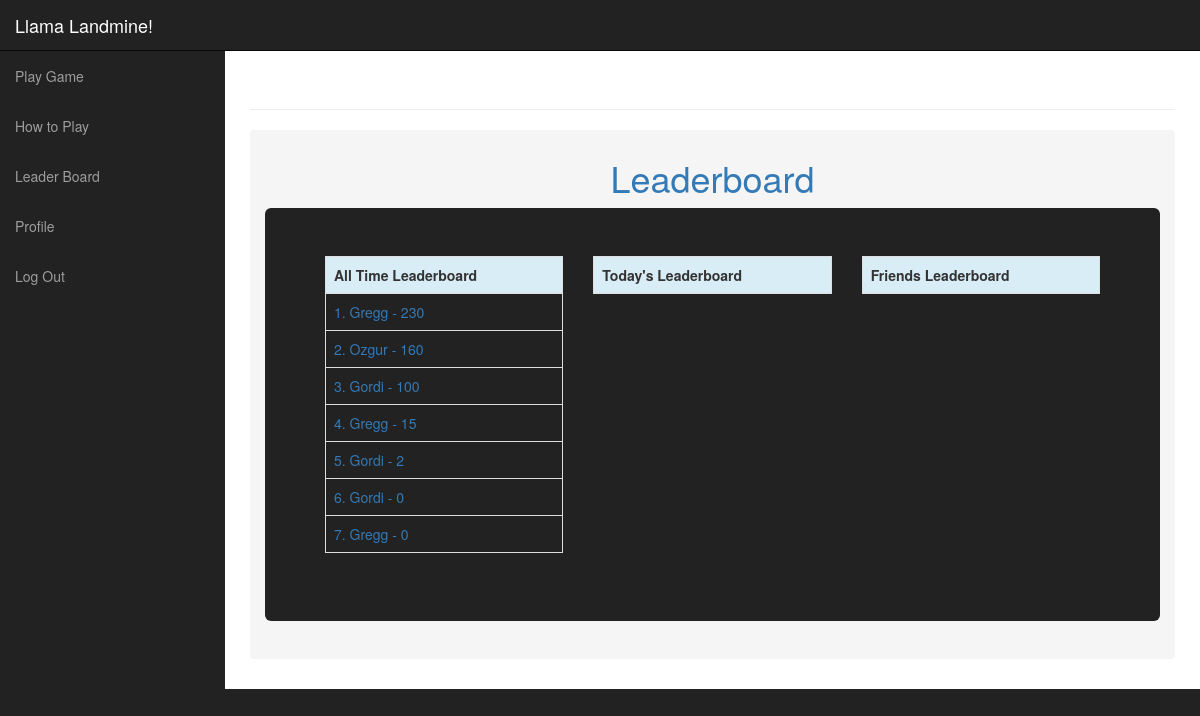
The app's page /llamalandmine/leaderboard/ with its own data.
### llamalandmine/models.py (models this page shows, shortened)
class Game(models.Model):
    level = models.CharField(max_length=6)
    was_won = models.BooleanField(default=False)
    score = models.IntegerField(default=0)
    time_taken = models.IntegerField(default=0)
    date_played = models.DateField(default=datetime.now())
    user = models.ForeignKey(RegisteredUser, related_name="game")

class RegisteredUser(models.Model):
    user = models.OneToOneField(User)
    picture = models.ImageField(blank=True)
    earned_badges = models.ManyToManyField(Badge, through='UserBadge')
    friends = models.ManyToManyField("self", symmetrical=False, through='UserFriend')
    def user_name(self):
        return self.user.username

### llamalandmine/views.py (the view)
def leaderboard(request):
    todaygames = list(Game.objects.filter(date_played=datetime.now()).order_by('-score')[:20])
    alltimegames = list(Game.objects.all().order_by('-score')[:20])
    try:
        user = RegisteredUser.objects.get(user=request.user.id)
        friendlist = UserFriend.objects.filter(user=user)
        if not friendlist:
            friendsgames = []
        else:
            friendsgames = list(Game.objects.filter(friendlist).order_by('-score')[:20])
    except RegisteredUser.DoesNotExist:
        friendsgames = []
    context_dict = {
        "todaylist" : todaygames,
        "alltimelist" : alltimegames,
        "friendslist" : friendsgames
    }
    return render(request, 'leaderboard.html', context_dict)

### templates/leaderboard.html (shortened to what this page needs)
{% extends "basic.html" %}
{% load staticfiles %}
{% block body %}
<div id = "tables">
 <h1 class="text-center  text-primary">Leaderboard</h1>
	<div class="jumbotron" style="background-color:#222;">
 <div class="row">
  <div class="col-sm-4">
<div id = "alltime"class="table-responsive ">
		<table class="table table-bordered table-hover ">
		<tr>
		<th class=" info">All Time Leaderboard</th>
		</tr>
        {% for entry in alltimelist %}
		    <tr>
                <td class="text-primary text-capitalize">{{ forloop.counter }}.
                    <a href='{% url 'profile' entry.user.user_name %}'>
                        {{ entry.user.user_name }}</a> - {{ entry.score }}</td>
		    </tr>
        {% endfor %}
		</table>
	</div>
      </div>
  <div class="col-sm-4">
           <div id = "today" class="table-responsive ">
		<table class="table table-bordered table-hover ">
		<tr>
		<th class="info">Today's Leaderboard</th>
		</tr>
		</table>
	</div>
     </div>
  <div class="col-sm-4">
        <div id = "friends" class="table-responsive ">
		<table class="table table-bordered table-hover ">
		<tr>
		<th class="info">Friends Leaderboard</th>
		</tr>
		</table>
	</div>
       </div>
</div>
</div>
</div>
{% endblock %}

### templates/basic.html (shortened to what this page needs)
<!DOCTYPE html>
<html lang="en">
{% load staticfiles %}
<head>
    <link href="{%  static "css/bootstrap.min.css" %}" rel="stylesheet">
    <link href="{%  static "css/sb-admin.css" %}" rel="stylesheet">
    <link href="{% static "fonts/font-awesome.min.css" %}" rel="stylesheet" type="text/css">
</head>
<body>
    {% block sidebar %}
    <div id="wrapper">
        <nav class="navbar navbar-inverse navbar-fixed-top" role="navigation">
            <div class="navbar-header">
                <a class="navbar-brand" href="{% url "home" %}">Llama Landmine!</a>
            </div>
            <div class="collapse navbar-collapse navbar-ex1-collapse">
                <ul class="nav navbar-nav side-nav">
                    <li>
                        <a href="javascript:" data-toggle="collapse" data-target="#demo"> Play Game</a>
                    </li>
                    <li>
                        <a href="{% url "how_to" %}"> How to Play</a>
                    </li>
                    <li>
                        <a href="{% url "leaderboard" %}"> Leader Board</a>
                    </li>
                    <li>
                        {% if user.is_authenticated %}
                            <a href="{% url "profile" user.username %}">Profile</a>
                        {% else %}
                            <a href="{% url "view_profile" %}"> Profile</a>
                        {% endif %}
                    </li>
                    <li>
                        <a href="{% url "home" %}"> Log Out</a>
                    </li>
                </ul>
            </div>
        </nav>
    {% endblock %}
        <div id="page-wrapper">
            <div class="container-fluid">
                <div class="row">
                    <div class="col-lg-12">
                        <h1 class="page-header">
                        </h1>
                        <ol class="breadcrumb">
                                {% block body %} {% endblock %}
                        </ol>
                    </div>
                </div>
            </div>
        </div>
    </div>
</body>
</html>

### static/CSS/sb-admin.css (style rules this page uses)
body { margin-top: 100px; background-color: #222; }
@media (min-width:768px) { body { margin-top: 50px; } }
#wrapper { padding-left: 0; }
#page-wrapper { width: 100%; padding: 0; background-color: #fff; }
@media (min-width:768px) { #wrapper { padding-left: 225px; } }
@media (min-width:768px) { #page-wrapper { padding: 10px; } }
@media (min-width:768px) { .side-nav { position: fixed; top: 51px; left: 225px; width: 225px; margin-left: -225px; border: none; border-radius: 0; overflow-y: auto; background-color: #222; bottom: 0; overflow-x: hidden; padding-bottom: 40px; } }
@media (min-width:768px) { .side-nav>li>a { width: 225px; } }

### records on screen
Game: user.user_name "Gregg", score "230"
Game: user.user_name "Ozgur", score "160"
Game: user.user_name "Gordi", score "100"
Game: user.user_name "Gregg", score "15"
Game: user.user_name "Gordi", score "2"
Game: user.user_name "Gordi", score "0"
Game: user.user_name "Gregg", score "0"
